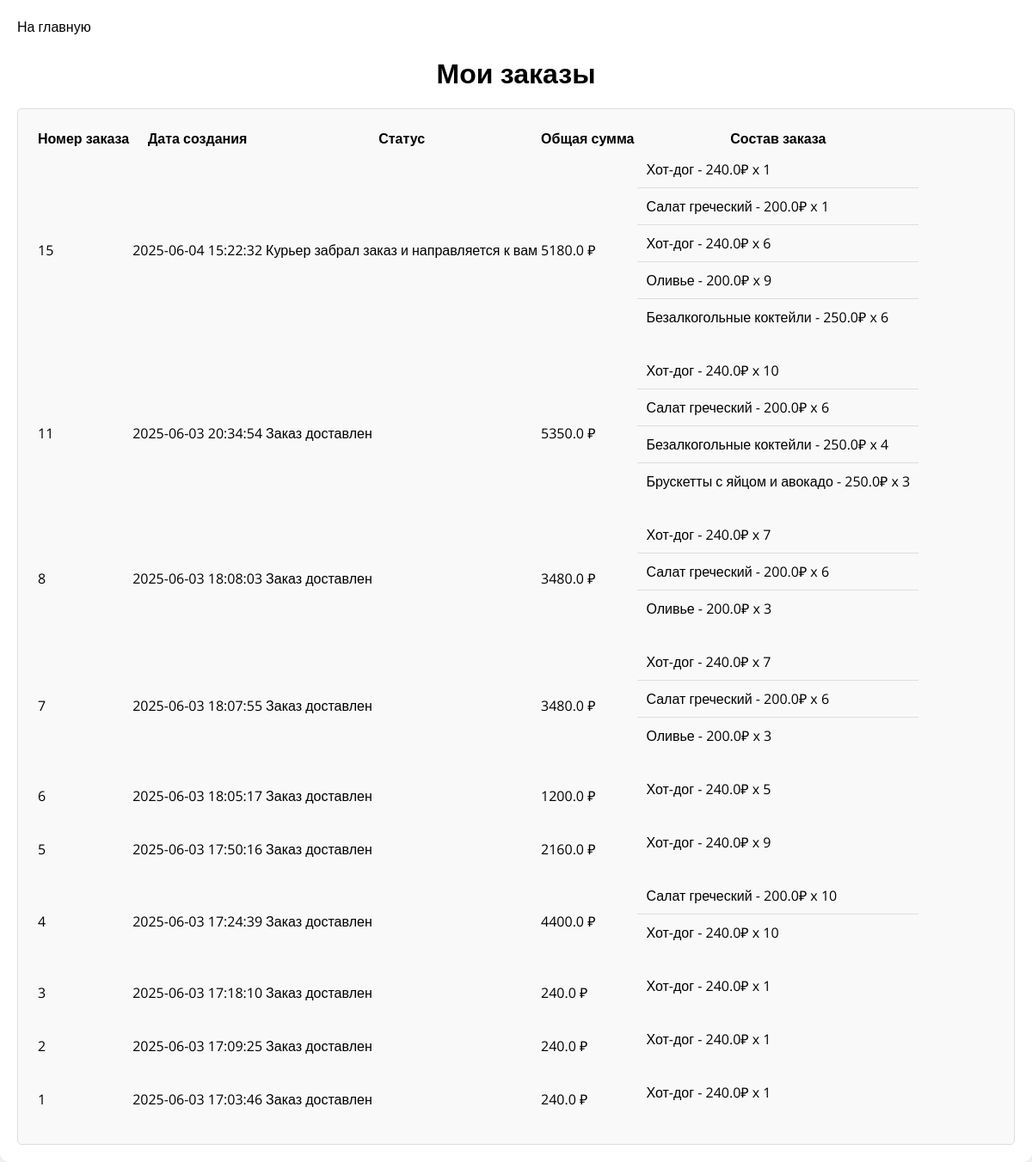
/my_orders (signed in), run on the app's committed database.
### tables this page shows
CREATE TABLE orders (
                id INTEGER PRIMARY KEY AUTOINCREMENT,
                user_id INTEGER NOT NULL,
                courier_id INTEGER,
                status TEXT NOT NULL,
                created_at TEXT DEFAULT (datetime('now'))
            );

CREATE TABLE order_items (
                            id INTEGER PRIMARY KEY AUTOINCREMENT,
                            order_id TEXT NOT NULL,
                            name TEXT,
                            price TEXT, quantity INTEGER DEFAULT 1);

### routes/main_routes.py (the view)
@main_routes.route('/my_orders')
@login_required
def my_orders():
    orders = User.get_user_orders_with_items(current_user.id)
    return render_template('my_orders.html', orders=orders)

### app.py (called while the page is built)
@login_manager.user_loader
def load_user(user_id):
    return User.get(int(user_id))

### models.py (called while the page is built)
    @staticmethod
    def get(user_id):
        with sqlite3.connect(Config.DATABASE) as conn:
            cursor = conn.cursor()
            cursor.execute('SELECT * FROM users WHERE id = ?', (user_id,))
            user = cursor.fetchone()
            if user:
                return User(*user)
        return None

### templates/my_orders.html (shortened to what this page needs)
{% extends "output.html" %}
{% block content %}
<div class="admin-container">
  <a href="{{ url_for('main_routes.index') }}" class="home-link">На главную</a>
  <h1>Мои заказы</h1>
  <div class="admin-section">
    <table id="order-list">
      <thead>
        <tr>
          <th>Номер заказа</th>
          <th>Дата создания</th>
          <th>Статус</th>
          <th>Общая сумма</th>
          <th>Состав заказа</th>
        </tr>
      </thead>
      <tbody>
        {% for order in orders %}
        <tr>
          <td>{{ order.id }}</td>
          <td>{{ order.created_at }}</td>
          <td>{{ order.status }}</td>
          <td>{{ order.total }} ₽</td>
          <td>
            <ul>
              {% for item in order['items'] %}
              <li>{{ item.name }} - {{ item.price }}₽ x {{ item.quantity }}</li>
              {% endfor %}
            </ul>
          </td>
        </tr>
        {% endfor %}
      </tbody>
    </table>
  </div>
</div>
{% endblock %}

### templates/output.html (shortened to what this page needs)
<link rel="stylesheet" href="{{ url_for('static', filename='style/panel.css') }}">
<main>
    {% block content %}{% endblock %}
</main>

### static/style/panel.css (style rules this page uses)
.admin-container { max-width: 1200px; margin: 0 auto; padding: 20px; background-color: #fff; box-shadow: 0 0 10px rgba(0, 0, 0, 0.1); border-bottom-right-radius: 10px; border-bottom-left-radius: 10px; }
h1 { text-align: center; margin-bottom: 20px; }
.admin-section { flex: 1; min-width: 280px; padding: 20px; background-color: #f9f9f9; border: 1px solid #ddd; border-radius: 5px; }
ul { list-style-type: none; padding: 0; }
ul li { padding: 10px; border-bottom: 1px solid #ddd; }
ul li:last-child { border-bottom: none; }
.home-link { text-decoration: none; color: inherit; }

### data on the page
orders: id "15", created_at "2025-06-04 15:22:32", status "Курьер забрал заказ и направляется к вам", total "5180.0"
order_items: name "Хот-дог", price "240.0", quantity "1"
order_items: name "Салат греческий", price "200.0", quantity "1"
order_items: name "Хот-дог", price "240.0", quantity "6"
order_items: name "Оливье", price "200.0", quantity "9"
order_items: name "Безалкогольные коктейли", price "250.0", quantity "6"
orders: id "11", created_at "2025-06-03 20:34:54", status "Заказ доставлен", total "5350.0"
order_items: name "Хот-дог", price "240.0", quantity "10"
order_items: name "Салат греческий", price "200.0", quantity "6"
order_items: name "Безалкогольные коктейли", price "250.0", quantity "4"
order_items: name "Брускетты с яйцом и авокадо", price "250.0", quantity "3"
orders: id "8", created_at "2025-06-03 18:08:03", status "Заказ доставлен", total "3480.0"
order_items: name "Хот-дог", price "240.0", quantity "7"
order_items: name "Салат греческий", price "200.0", quantity "6"
order_items: name "Оливье", price "200.0", quantity "3"
orders: id "7", created_at "2025-06-03 18:07:55", status "Заказ доставлен", total "3480.0"
order_items: name "Хот-дог", price "240.0", quantity "7"
order_items: name "Салат греческий", price "200.0", quantity "6"
order_items: name "Оливье", price "200.0", quantity "3"
orders: id "6", created_at "2025-06-03 18:05:17", status "Заказ доставлен", total "1200.0"
order_items: name "Хот-дог", price "240.0", quantity "5"
orders: id "5", created_at "2025-06-03 17:50:16", status "Заказ доставлен", total "2160.0"
order_items: name "Хот-дог", price "240.0", quantity "9"
orders: id "4", created_at "2025-06-03 17:24:39", status "Заказ доставлен", total "4400.0"
order_items: name "Салат греческий", price "200.0", quantity "10"
order_items: name "Хот-дог", price "240.0", quantity "10"
orders: id "3", created_at "2025-06-03 17:18:10", status "Заказ доставлен", total "240.0"
order_items: name "Хот-дог", price "240.0", quantity "1"
orders: id "2", created_at "2025-06-03 17:09:25", status "Заказ доставлен", total "240.0"
order_items: name "Хот-дог", price "240.0", quantity "1"
orders: id "1", created_at "2025-06-03 17:03:46", status "Заказ доставлен", total "240.0"
order_items: name "Хот-дог", price "240.0", quantity "1"
